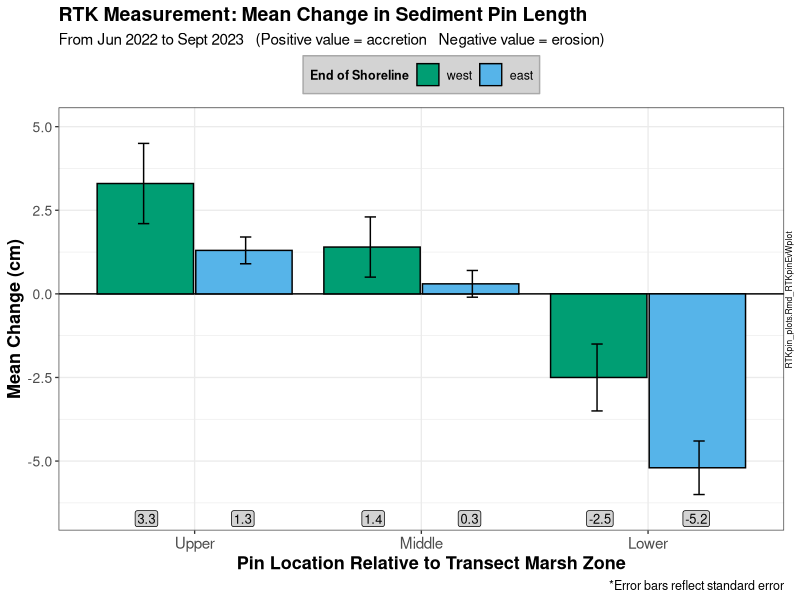
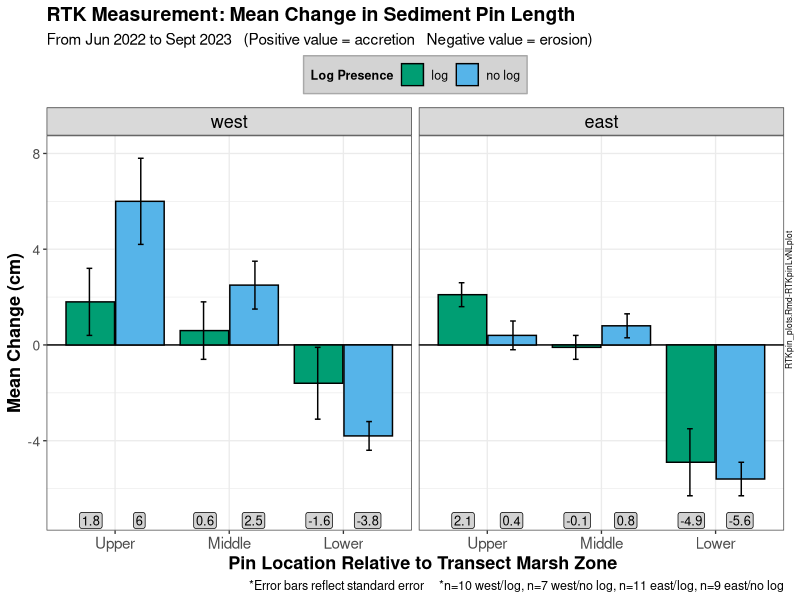

Here is the R script that generated these plots, in order:
## ---- chunk 1
library(readxl)
library(tidyverse)
library(dplyr)
library(lubridate)
## ---- chunk 2
setwd("~/GitHub/BeccaTransects/data")

RTKpindata_norefs <- read_xlsx("RTKSedimentPinData.xlsx", sheet = "RTKData_thesispins_norefs_pivot")

## ---- chunk 3
RTKpins <- RTKpindata_norefs %>% 
  select(-c("midg","midt","upt","upg", "lowt", "lowg", "Date")) %>% #can remove these columns bc the top-ground calculations are already calculated in excel in their own columns
  mutate_at(c('upper', 'middle'), as.numeric) %>% #removed the POSITX (lubridate) version of date
  mutate(Date = paste0(Year, "-", Month)) %>% #created my own date to match the sediment pin code
  mutate(across(where(is.numeric), ~round(., 3))) %>%
  group_by(Name, Shoreline_End) %>% 
  rename(Transect_ID = Name)
## ---- chunk 4
RTKpinschangeEvW <- RTKpins %>%
  mutate(UpperDiff = ((last(upper) - first(upper))*-1)*30.48) %>%  # *30.48 converts NADV88 ft to cm
  mutate(MiddleDiff = ((last(middle) - first(middle))*-1)*30.48) %>% 
  mutate(LowerDiff = ((last(lower) - first(lower))*-1)*30.48) %>%
  select(-c("Date", "Year", "Month", "upper", "middle", "lower")) %>% 
  distinct() %>%  #this removes repeated values for each month's calculation
  mutate(Shoreline_End = factor(Shoreline_End, levels = c("west", "east"))) %>%
  pivot_longer(UpperDiff:LowerDiff, names_to = "Pin_Location", values_to = "Sediment_Change") %>% 
  group_by(Shoreline_End, Pin_Location) %>% 
  summarize(mean_difference = mean(Sediment_Change, na.rm = TRUE),
            sd_difference = sd(Sediment_Change, na.rm = TRUE),
            n_difference = n()) %>% 
  mutate(se_difference = sd_difference/sqrt(n_difference)) %>% 
  mutate(across(where(is.numeric), ~round(., 1)))
## ---- chunk 5
cbprtk <- c("#009E73", "#56B4E9", "#F0E442" , "#E69F00", "#000000", "#0072B2","#D55E00", "#CC79A7","#999999")
## ---- chunk 6
RTKpinEvWplot <- ggplot(RTKpinschangeEvW, aes(x= Pin_Location, y= mean_difference, 
                                                         group= Shoreline_End, 
                                                         fill= Shoreline_End)) +
  geom_hline(yintercept=0, linetype =1, color = "black") +
  geom_col(position = position_dodge(0.87), color = "black", width = 0.85) +
  geom_errorbar(aes(
    ymin= mean_difference-se_difference, ymax= mean_difference+se_difference), size = 0.5, 
    position = position_dodge(0.9), color= "black", width= .1) +
  scale_x_discrete(labels = c(UpperDiff = "Upper", MiddleDiff = "Middle", LowerDiff = "Lower"), limits = c("UpperDiff", "MiddleDiff", "LowerDiff")) +  #labels renames the columns on the x-acis and limits sets the order in which each is laid out on the x axis
  coord_cartesian(ylim = c(-6.5, 5)) + #sets the limit of the y-axis to show a more dramatic difference bw variables
  scale_fill_manual(values = cbprtk) +
  labs(
    title = "RTK Measurement: Mean Change in Sediment Pin Length",
    subtitle = "From Jun 2022 to Sept 2023   (Positive value = accretion   Negative value = erosion)",
    y = "Mean Change (cm)",
    x = "    Pin Location Relative to Transect Marsh Zone",
    fill= "End of Shoreline",
    tag = "RTKpin_plots.Rmd_RTKpinEvWplot",
    caption = "*Error bars reflect standard error") +
  theme_bw(base_size = 10) +
  theme(axis.title = element_text(face = "bold", size=13),
        legend.title = element_text(face = "bold", size=09),
        legend.text=element_text(size=09),
        legend.position = "top",   #for no legend type: "none"
        legend.background = element_rect(fill="lightgrey",
                                  size=0.5, linetype="solid", 
                                  colour ="darkgrey"),
        axis.text.x = element_text(size = 11),
        axis.text.y = element_text(size = 10),
        plot.title = element_text(face = "bold", size = 14),
        plot.caption = element_text(size = 09),
        plot.subtitle = element_text(size = 11),
        plot.tag = element_text(size = 6, angle = 90),
        plot.tag.position = "right",
        strip.text = element_text(size = 13, color = "black")) +
  #geom_text(aes(label = Hectares), #geom text is for the labels over the bars
   #             vjust = -0.8,  #higher values shift text down
    #            hjust = 0.5, #higher values shift text horizontally left
     #           position = position_stack(),
      #          color = "black",
       #         size = 3.25) +
  geom_label(aes(label = mean_difference, y = -7.2),  # Adjust the x-coordinate
           vjust = -0.5,
           color = "black",
           position = position_dodge(0.85),
           size = 3.25,
           fill = "lightgrey",
           label.padding = unit(0.15, "lines"),
           label.r = unit(0.15, "lines"))

RTKpinEvWplot
## ---- chunk 7
RTKpinschangeLvNL <- RTKpins %>%
  mutate(UpperDiff = ((last(upper) - first(upper))*-1)*30.48) %>% 
  mutate(MiddleDiff = ((last(middle) - first(middle))*-1)*30.48) %>% 
  mutate(LowerDiff = ((last(lower) - first(lower))*-1)*30.48) %>% 
  select(-c("Date", "Year", "Month", "upper", "middle", "lower")) %>% 
  distinct() %>%  #this removes repeated values for each month's calculation
  mutate(Shoreline_End = factor(Shoreline_End, levels = c("west", "east"))) %>%
  pivot_longer(UpperDiff:LowerDiff, names_to = "Pin_Location", values_to = "Sediment_Change") %>% 
  group_by(Shoreline_End, Pin_Location, Log_Presence) %>% 
  summarize(mean_difference = mean(Sediment_Change, na.rm = TRUE),
            sd_difference = sd(Sediment_Change, na.rm = TRUE),
            n_difference = n()) %>% 
  mutate(se_difference = sd_difference/sqrt(n_difference)) %>% 
  mutate(across(where(is.numeric), ~round(., 1)))

## ---- chunk 8
cbp2 <- c("#009E73", "#56B4E9","#D55E00", "#CC79A7","#0072B2", "#F0E442" , "#E69F00", "#000000")
## ---- chunk 9
RTKpinLvNLplot <- ggplot(RTKpinschangeLvNL, 
                         aes(x= Pin_Location, 
                             y= mean_difference,
                             group = Log_Presence,
                             fill = Log_Presence,
                             color =Zone)) +
  geom_hline(yintercept=0, linetype =1, color = "black") +
  geom_col(position = position_dodge(0.87), color = "black", width = 0.85) +
  geom_errorbar(aes(ymin= mean_difference-se_difference, ymax= mean_difference+se_difference), size = 0.5, 
    position = position_dodge(0.9), color= "black", width= .1) +
  scale_x_discrete(labels = c(UpperDiff = "Upper", MiddleDiff = "Middle", LowerDiff = "Lower"), limits = c("UpperDiff", "MiddleDiff", "LowerDiff")) +  #labels renames the columns on the x-axis and limits sets the order in which each is laid out on the x axis
  coord_cartesian(ylim = c(-7, 8)) + #sets the limit of the y-axis to show a more dramatic difference bw variables
  facet_grid(~ Shoreline_End) +
  scale_fill_manual(values = cbprtk) +
  labs(
    title = "RTK Measurement: Mean Change in Sediment Pin Length ",
    subtitle = "From Jun 2022 to Sept 2023   (Positive value = accretion   Negative value = erosion)",
    y = "Mean Change (cm)",
    x = "   Pin Location Relative to Transect Marsh Zone",
    fill= "Log Presence",
    caption = "*Error bars reflect standard error     *n=10 west/log, n=7 west/no log, n=11 east/log, n=9 east/no log",
    tag = "RTKpin_plots.Rmd-RTKpinLvNLplot") +
  theme_bw(base_size = 10) +
  theme(axis.title = element_text(face = "bold", size=13),
        legend.title = element_text(face = "bold", size=09),
        legend.text=element_text(size=09),
        legend.position = "top",   #for no legend type: "none"
        legend.background = element_rect(fill="lightgrey",
                                  size=0.5, linetype="solid", 
                                  colour ="darkgrey"),
        axis.text.x = element_text(size = 11),
        axis.text.y = element_text(size = 10),
        plot.title = element_text(face = "bold", size = 14),
        plot.caption = element_text(size = 09),
        plot.subtitle = element_text(size = 11),
        plot.tag = element_text(size = 6, angle = 90),
        plot.tag.position = "right",
        strip.text = element_text(size = 13, color = "black")) +
  #geom_text(aes(label = mean_difference, y=-10), #geom text is for the labels over the bars
   #             vjust = -.5,  #higher values shift text down                
    #            #hjust = 0.5, #higher values shift text horizontally left
     #           position = position_dodge(0.85),
      #          color = "black",
       #     size = 3.25) +
  geom_label(aes(label = mean_difference, y = -8),  # Adjust the x-coordinate
           vjust = -0.5,
           color = "black",
           position = position_dodge(0.85),
           size = 3.25,
           fill = "lightgrey",
           label.padding = unit(0.15, "lines"),
           label.r = unit(0.15, "lines"))

RTKpinLvNLplot
